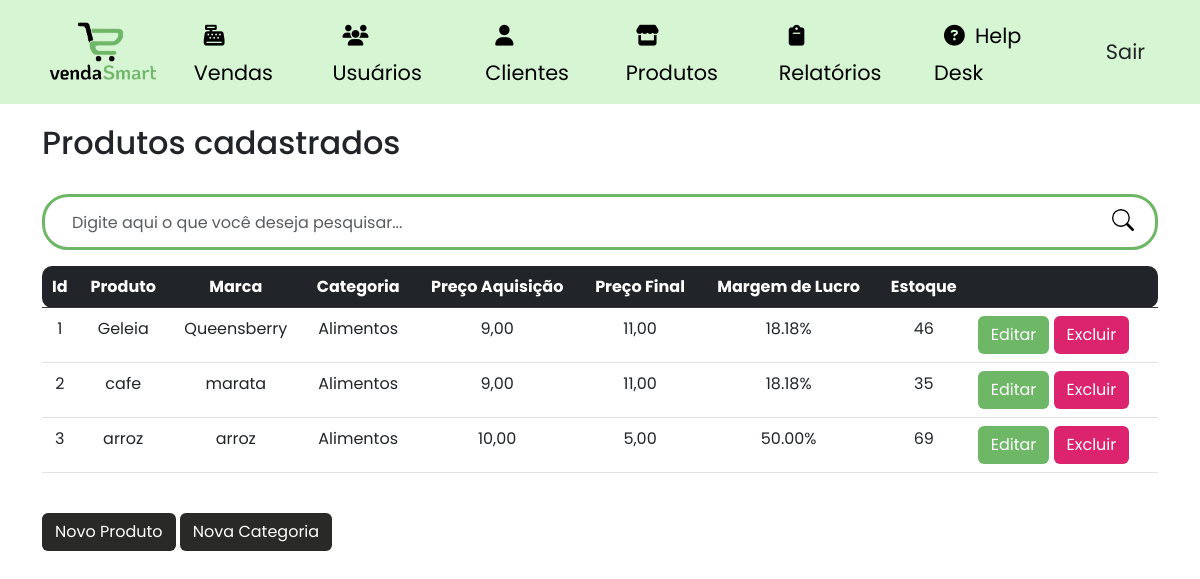
Before: /produtos (signed in) with the older database file.
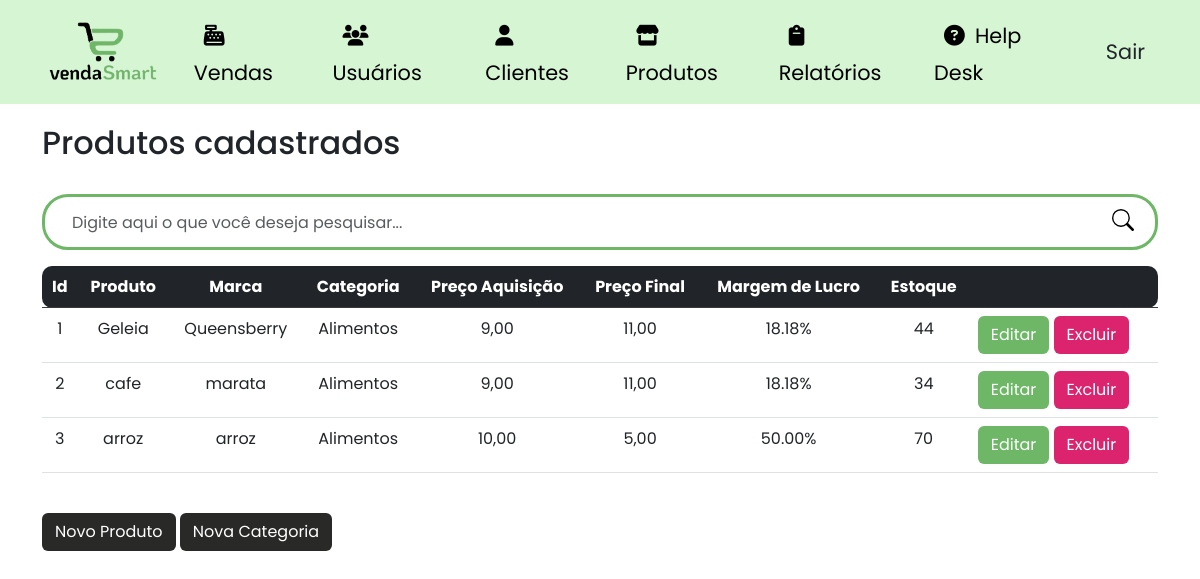
After: the same page with the newer database file.
### site_atividade/models/__init__.py (models this page shows, shortened)
class Produtos(database.Model):
    id_produtos = database.Column(database.Integer, primary_key=True)
    produto = database.Column(database.String, nullable=False)
    marca = database.Column(database.String, nullable=False)
    preco_aquisicao = database.Column(database.Float, nullable=False)
    preco = database.Column(database.Float, nullable=False)
    estoque = database.Column(database.Integer, nullable=False)
    margem_lucro = database.Column(database.Float, nullable=True)
    categoria_fk = database.Column(database.Integer, database.ForeignKey('categoria.id_categoria'), nullable=False)
    itens_venda = database.relationship('ItemVenda', backref='produto')

class Categoria(database.Model):
    id_categoria = database.Column(database.Integer, primary_key=True)
    categoria = database.Column(database.String, nullable=False)
    produtos = database.relationship('Produtos', backref='categoria', lazy=True)

### site_atividade/routers/__init__.py (the view)
@app.route("/produtos")
@login_required
def produtos():
    search_term = request.args.get('search')
    if search_term:
        produtos = Produtos.query.filter(Produtos.produto.ilike(f'%{search_term}%')).all()
    else:
        produtos = Produtos.query.all()
    categorias = Categoria.query.all()  # Obter todas as categorias
    return render_template('lista_produto.html', produtos=produtos, categorias=categorias)

### site_atividade/models/__init__.py (called while the page is built)
@login_manager.user_loader
def load_usuario(id_usuario):
    return Usuario.query.get(int(id_usuario))

### site_atividade/templates/lista_produto.html (shortened to what this page needs)
{% extends 'base.html' %}
{% block body %}
        <div class="container theme-showcase" role="main">
            <br>
            <div class="page-header">
                <h2 class="box-title col-md-12">Produtos cadastrados</h2>
            </div>
            <br>
            <div class="search-box">
                <form class="form-search" action="{{ url_for('produtos') }}" method="GET">
                    <div class="input-group form-group-search">
                        <input type="text" class="form-control form-control-search" placeholder="Digite aqui o que você deseja pesquisar..." id="search-input" name="search">
                        <span class="input-group-btn">
                            <button class="btn-search type="submit"></button>
                        </span>
                    </div>
                </form>
            </div>
            <div class="list-product">
                <table class="table table-hover scrollable-table">
                    <thead class="table-dark">
                        <tr>
                            <th class="text-center table-rounded-start">Id</th>
                            <th class="text-center">Produto</th>
                            <th class="text-center">Marca</th>
                            <th class="text-center">Categoria</th>
                            <th class="text-center">Preço Aquisição</th>
                            <th class="text-center">Preço Final</th>
                            <th class="text-center">Margem de Lucro</th>
                            <th class="text-center">Estoque</th>
                            <th class="table-rounded-end"> </th>
                        </tr>
                    </thead>
                    <tbody>
                    {% for produto in produtos %}
                        <tr data-href="#">
                           </td> <td class="text-center"> {{ produto.id_produtos }} </td>
                            <td class="text-center">{{ produto.produto }}</td>
                            <td class="text-center ">{{ produto.marca }}</td>
                            <td class="text-center">{{ produto.categoria.categoria }}</td>
                            <td class="text-center">{{ "{:.2f}".format(produto.preco_aquisicao).replace('.', ',') }}</td>
                            <td class="text-center">{{ "{:.2f}".format(produto.preco).replace('.', ',') }}</td>
                            <td class="text-center">{{ "{:.2f}%".format(produto.margem_lucro) }}</td>
                            <td class="text-center">{{ produto.estoque }}</td>
                            <td class="btn-edit-delete text-right">
                                <a class="btn btn-color1 text-white" data-toggle="modal" data-target="#editProdutoModal{{ produto.id_produtos }}">Editar</a>
                                <a class="btn btn-color2 text-white" data-toggle="modal" data-target="#deleteProdutoModal{{ produto.id_produtos }}">Excluir</a>
                            </td>
                        </tr>
                    {% endfor %}
                    </tbody>
                </table>
            </div>
            <br>
            <div class="pull-right">
                <button type="button" class="btn btn-color3" data-toggle="modal" data-target="#addProdutoModal">
                    Novo Produto
                </button>
                <button type="button" class="btn btn-color3" data-toggle="modal" data-target="#addCategoriaModal">
                    Nova Categoria
                </button>
            </div>
{% endblock %}

Changed rows visible on the page:
changed Produtos "Geleia": estoque "46" → "44"
changed Produtos "cafe": estoque "35" → "34"
changed Produtos "arroz": estoque "69" → "70"
